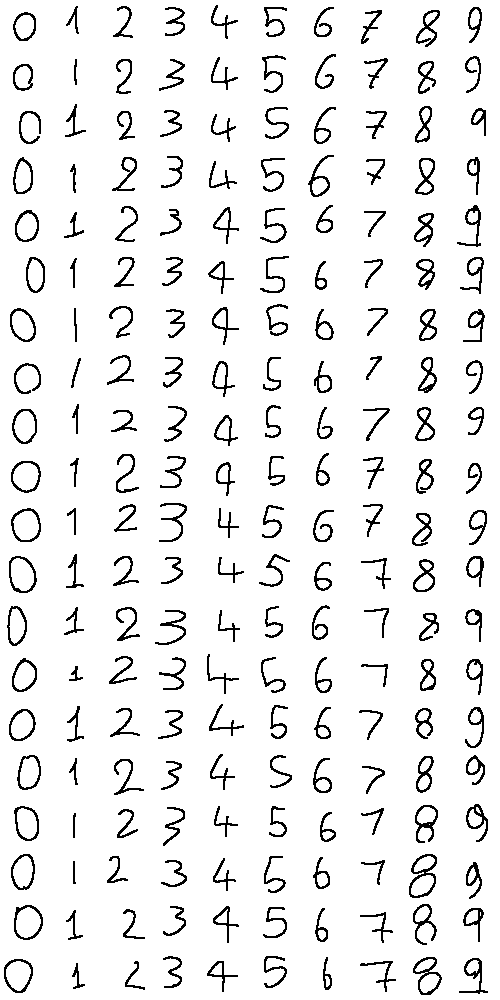
#> input picture Progetti_python/Separa_immagini/Input/1.png, 500 x 1000 px; its folder holds only this picture in this run
$ python main.py
#> lines starting #> are read from the running program, lines starting #| are printed output that depends on the picture; after the words box and inside, x2 and y2 are one past the last pixel; in counts of white or black regions, pixels touching at a corner belong together
import os
import cv2
from tqdm import tqdm

def split_images(input_folder="Input", output_folder="Output", tile_size=(50, 50)):
#> called with input_folder = 'Input', output_folder = 'Output', tile_size = (50, 50)
    if not os.path.exists(output_folder):
        os.makedirs(output_folder)

    image_files = [f for f in os.listdir(input_folder) if f.lower().endswith(('png'))]
    total_tiles = 0
    total_count = sum((cv2.imread(os.path.join(input_folder, f)).shape[0] // tile_size[1]) *
                      (cv2.imread(os.path.join(input_folder, f)).shape[1] // tile_size[0])
                      for f in image_files if cv2.imread(os.path.join(input_folder, f)) is not None)

    progress_bar = tqdm(total=total_count, desc="Elaborazione immagini")

    for idx, image_file in enumerate(image_files):
        image_path = os.path.join(input_folder, image_file)
        image = cv2.imread(image_path)
#> image is the input picture: shape (1000, 500, 3); 92.9% white; black in thin lines or dots

        if image is None:
            print(f"Errore nel caricamento di {image_file}")
            continue

        img_height, img_width, _ = image.shape
#> img_height = 1000; img_width = 500
        tile_w, tile_h = tile_size

        for row in range(0, img_height, tile_h):
            for col in range(0, img_width, tile_w):
                tile = image[row:row + tile_h, col:col + tile_w]

                if tile.shape[0] == tile_h and tile.shape[1] == tile_w:
                    file_name = f"{col//tile_w}_({(idx + 1)*100 + row//tile_h}).png"
                    tile_path = os.path.join(output_folder, file_name)
                    cv2.imwrite(tile_path, tile)
                    total_tiles += 1
                    progress_bar.update(1)
#> this loop made 20 passes
#> pass 1, in split_images, `cv2.imwrite(tile_path, tile)`:
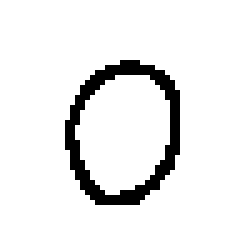
#> saved as 0_(100).png: shape (50, 50, 3) (shown 5 times larger); 92.5% white; black in thin lines or dots, all inside (x1, y1, x2, y2) = (13, 12, 36, 41)
#> pass 1, in split_images, `cv2.imwrite(tile_path, tile)`:
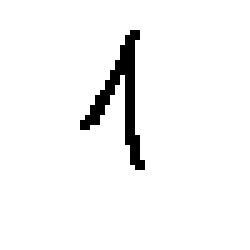
#> saved as 1_(100).png: shape (50, 50, 3) (shown 5 times larger); 96% white; black in thin lines or dots, all inside (x1, y1, x2, y2) = (16, 6, 29, 34)
#> pass 1, in split_images, `cv2.imwrite(tile_path, tile)`:
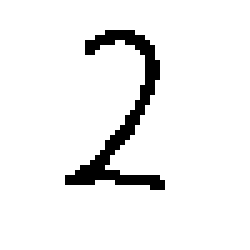
#> saved as 2_(100).png: shape (50, 50, 3) (shown 5 times larger); 93.7% white; black in thin lines or dots, all inside (x1, y1, x2, y2) = (13, 6, 33, 38)
#> pass 1, in split_images, `cv2.imwrite(tile_path, tile)`:
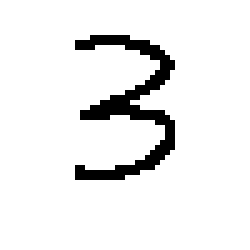
#> saved as 3_(100).png: shape (50, 50, 3) (shown 5 times larger); 92.6% white; black in thin lines or dots, all inside (x1, y1, x2, y2) = (15, 7, 35, 36)
#> after the loop, total_tiles = 200

    progress_bar.close()
    print(f"Totale tiles create: {total_tiles}")
#| Totale tiles create: 200

split_images()

$ run again, on Progetti_python/Separa_immagini/Input/6.png
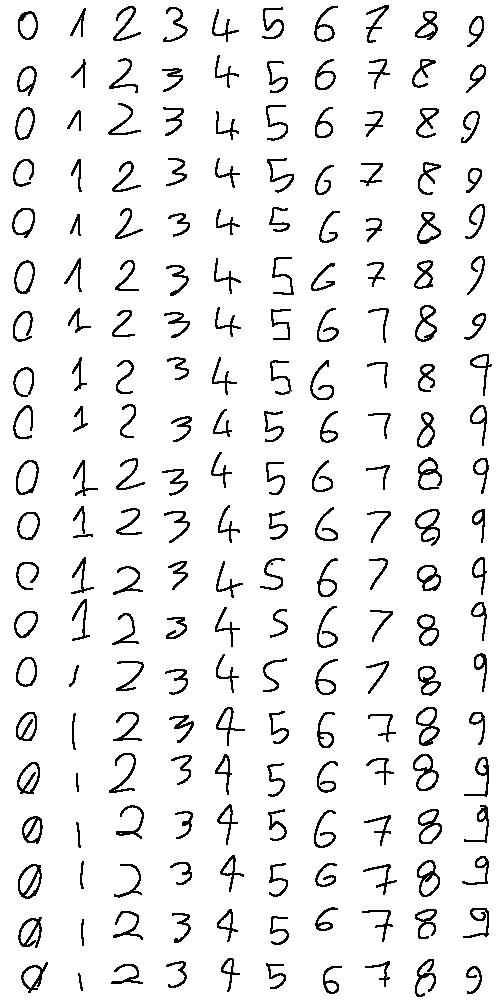
#> input picture Progetti_python/Separa_immagini/Input/6.png, 500 x 1000 px
#> in split_images, image is the input picture: shape (1000, 500, 3); min 0, max 255, mean 236.8
#> the loop in split_images, `for row in range(0, img_height, tile_h):` made 20 passes
#> pass 1, in split_images, `cv2.imwrite(tile_path, tile)`:
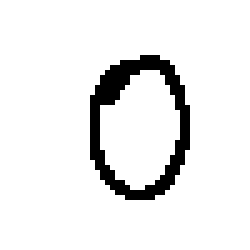
#> saved as 0_(100).png: shape (50, 50, 3) (shown 5 times larger); 92.3% white; black in thin lines or dots, all inside (x1, y1, x2, y2) = (18, 11, 38, 40)
#> pass 1, in split_images, `cv2.imwrite(tile_path, tile)`:
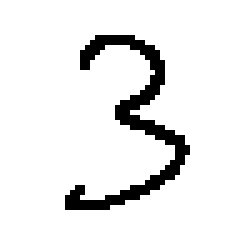
#> saved as 3_(100).png: shape (50, 50, 3) (shown 5 times larger); 92.2% white; black in thin lines or dots, all inside (x1, y1, x2, y2) = (13, 7, 38, 42)
#> after the loop in split_images, `for row in range(0, img_height, tile_h):`: total_tiles = 200
#| Totale tiles create: 200

$ run again, on Progetti_python/Separa_immagini/Input/3.png
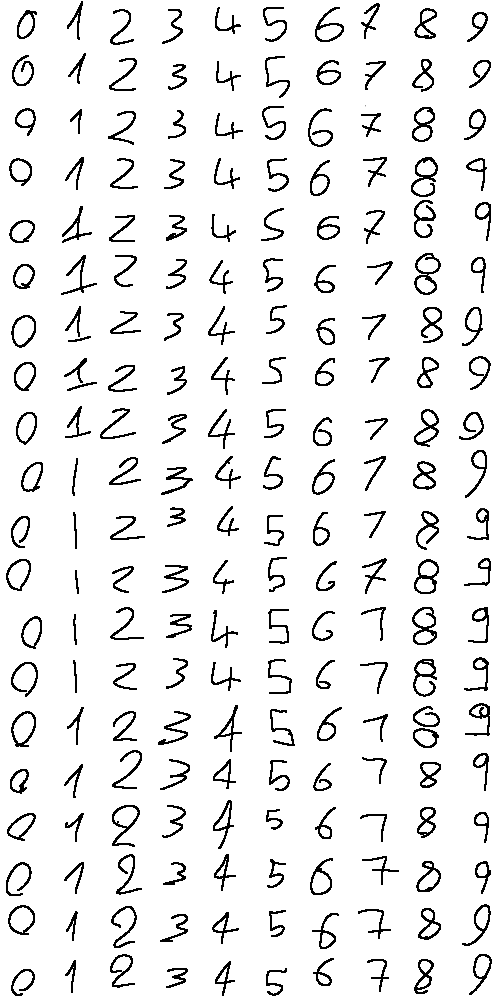
#> input picture Progetti_python/Separa_immagini/Input/3.png, 500 x 1000 px
#> in split_images, image is the input picture: shape (1000, 500, 3); min 0, max 255, mean 235.9
#> the loop in split_images, `for row in range(0, img_height, tile_h):` made 20 passes
#> pass 1, in split_images, `cv2.imwrite(tile_path, tile)`:
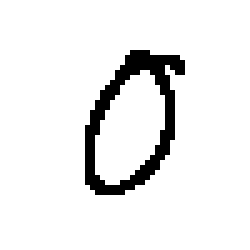
#> saved as 0_(100).png: shape (50, 50, 3) (shown 5 times larger); 92.6% white; black in thin lines or dots, all inside (x1, y1, x2, y2) = (17, 10, 37, 39)
#> pass 1, in split_images, `cv2.imwrite(tile_path, tile)`:
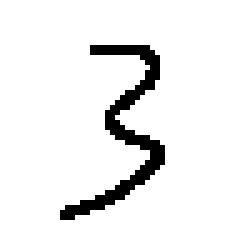
#> saved as 3_(100).png: shape (50, 50, 3) (shown 5 times larger); 93.4% white; black in thin lines or dots, all inside (x1, y1, x2, y2) = (12, 9, 33, 44)
#> after the loop in split_images, `for row in range(0, img_height, tile_h):`: total_tiles = 200
#| Totale tiles create: 200
